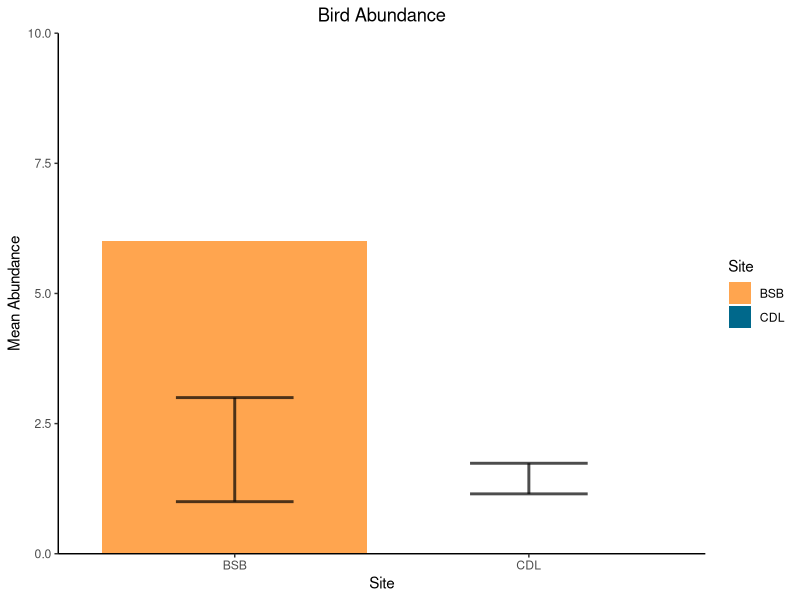

The R source for this figure: (Note: this script raises an error after producing the figure.)
## ---- chunk 1
bird <-read.csv("Bird Survey Data - December 2023.csv")
## ---- chunk 2
library(ggplot2)
library(tidyverse)
## ---- chunk 3
# Abundance
birdcount <- bird %>%
  group_by(Site, Species) %>%
  summarise(Count = n()) %>%
  ungroup()

#Species richness
birdtotal <- bird %>%
  group_by(Site) %>%
  summarise(Count = n()) %>%
  ungroup()
## ---- chunk 4
#Calculate mean and standard error
birdSD <- birdcount %>% 
  group_by (Site) %>% 
  summarise(meanCount = mean(Count), seCount = sd(Count)/sqrt(length(Count))) %>% 
  ungroup() %>%
  merge(birdtotal,
        by = "Site",
        all.x = TRUE)

## ---- chunk 5
#graph abundance
ggplot(birdSD) + aes(x=Site, y=Count, fill=Site) +
   scale_fill_manual(values=c("tan1","deepskyblue4"))+
  geom_col()+
  geom_errorbar(aes(x=Site, ymin=meanCount-seCount, ymax=meanCount+seCount),
                width=0.4,
                 colour="black", 
                 alpha=0.7, 
                 size=1.0,
                 position=position_dodge(width=0.9)) +
    scale_y_continuous(expand = c(0, 0),limits = c(0,10)) +
   theme_classic()+
  ylab("Mean Abundance")+
  ggtitle("Bird Abundance")+
  theme_classic()+
  theme(plot.title = element_text(hjust = 0.5))

## ---- chunk 6
#graph species richness


ggplot(birdcount) + 
  aes(x=Species, y=Count, fill=Site)+
  scale_fill_manual(values=c("tan1","deepskyblue4"),
                    labels=c('BSB', 'CDL')) +
  geom_col(alpha=1, position="dodge") + 
  scale_y_continuous(expand = c(0, 0),limits = c(0,5), 
                     breaks = pretty_breaks()) +
  theme_classic()+
  xlab("Site")+ylab("Count")+
  ggtitle("Species Richness of Birds")+
  theme(plot.title = element_text(hjust = 0.5))
